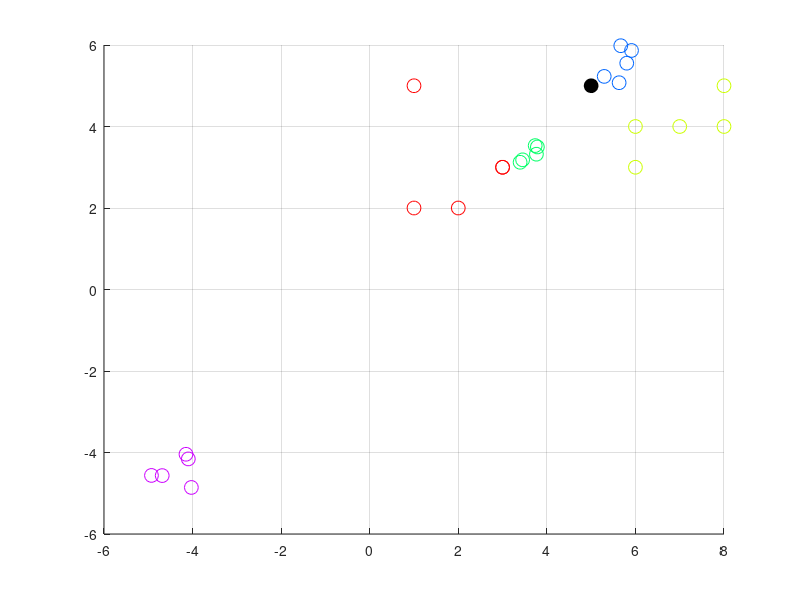

This chart was generated by the following MATLAB code:
clc %limpiar pantalla
clear all %limpiar todo
close all %cierra todo
warning off all %Elimina los warnings

%PROGRAMA QUE CALCULA LA TOMA DE DECISIONES ENTRE LAS DOS CLASES DADO UN
%VECTOR DESCONOCIDO

%INTRODUCIR LOS DATOS DE MIS CLASES

clases = {[1,3,1,2,3;2,3,5,2,3], [6 6 7 8 8; 4 3 4 4 5], rand(2,5)+3, rand(2,5)+5, rand(2,5)-5}; %Arreglo con todas las clases

vx = input("Dame las coordenadas del vector en x=");
vy = input("Dame las coordenadas del vector en y=");

vector = [vx;vy];

grid on %Poner una cuadricula
hold on %Mantener lo que se haga despues del primer plot

%Calculando los parámetros por cada clase
distancias = zeros(1,length(clases));
cmap = hsv(length(clases));
for i = 1:length(clases)
    media = mean(clases{i},2); %Calcular la media/promedio/centro de gravedad de la clase i
    distancias(i) = norm(media - vector); %Calcular la distancia euclidiana entre el vector y la media de la clase i
    plot(clases{i}(1,:), clases{i}(2,:),'o','MarkerSize',10,'Color',cmap(i,:)); %Graficar la clase i
end

%GRAFICANDO LAS CLASES
plot(vector(1,:),vector(2,:), 'ko','MarkerSize',10,'MarkerFaceColor','k'); %Graficar el vector

[minimo,index] = min(distancias); %Se obtiene el valor menor del arreglo
if minimo > norm(mean(clases{i},2) - [0;0])
    fprintf("El vector desconocido no pertenece a ninguna clase\n"); %Imprimir que no pertenece
else
    fprintf("El vector desconocido pertence a la clase: %d\n", index); %Imprimir la clase a la que pertenece
end

disp("fin del programa");
